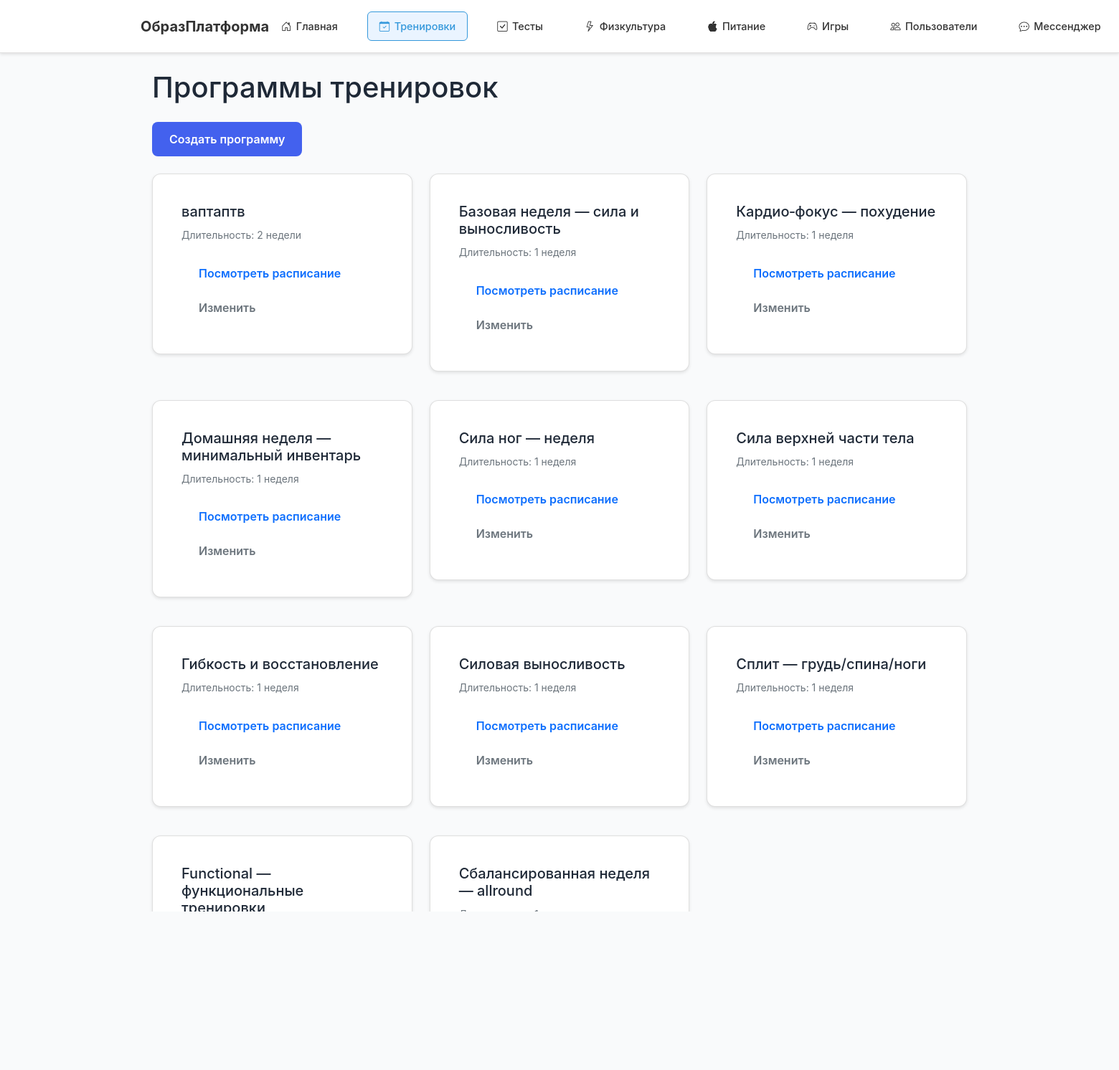
/training-programs (signed in), run on the app's committed database.
### models.py (models this page shows)
class TrainingProgram(db.Model):
    id = db.Column(db.Integer, primary_key=True)
    user_id = db.Column(db.Integer, db.ForeignKey('user.id'), nullable=False)
    title = db.Column(db.String(200), nullable=False)
    duration = db.Column(db.String(50), nullable=False)  # week, month
    schedule = db.Column(db.Text, nullable=False)  # JSON с расписанием
    created_at = db.Column(db.DateTime, default=datetime.utcnow)

### app.py (the view, shortened to what this page needs)
@app.route('/training-programs')
@login_required
def training_programs():
    def ensure_default_programs(user):
        existing = TrainingProgram.query.filter_by(user_id=user.id).count()
        if existing >= 10:
            return
    ensure_default_programs(current_user)
    programs = TrainingProgram.query.filter_by(user_id=current_user.id).order_by(TrainingProgram.created_at.desc()).all()
    return render_template('training_programs.html', programs=programs)

### app.py (called while the page is built)
@login_manager.user_loader
def load_user(user_id):
    return User.query.get(int(user_id))

### models.py (called while the page is built)
    def is_teacher(self):
        return self.role == 'teacher'

### templates/training_programs.html (shortened to what this page needs)
{% extends "base.html" %}
{% block content %}
<div class="container mt-4">
    <h1>Программы тренировок</h1>
    <div class="row mt-4">
        <div class="col-md-12 mb-4">
            <button class="btn btn-primary" data-bs-toggle="modal" data-bs-target="#createProgramModal">Создать программу</button>
        </div>
        <div class="col-md-12">
            <div class="row">
                {% for program in programs %}
                <div class="col-md-4 mb-4">
                    <div class="card">
                        <div class="card-body">
                            <h5 class="card-title">{{ program.title }}</h5>
                            <p class="card-text">
                                <small class="text-muted">Длительность: {{ program.duration }}</small>
                            </p>
                            <a href="#" class="btn btn-outline-primary btn-sm" data-schedule='{{ program.schedule|safe }}' onclick="viewSchedule(this.dataset.schedule)">
                                Посмотреть расписание
                            </a>
                            <button class="btn btn-outline-secondary btn-sm"
                                data-program-id="{{ program.id }}"
                                data-title="{{ program.title|e }}"
                                data-duration="{{ program.duration|e }}"
                                data-schedule='{{ program.schedule|safe }}'
                                onclick='openEditModalFromButton(this)'>Изменить</button>
                        </div>
                    </div>
                </div>
                {% endfor %}
            </div>
        </div>
    </div>
</div>
{% endblock %}

### static/css/style.css (style rules this page uses)
:root { --primary: #4361ee; --primary-dark: #3730a3; --success: #10b981; --danger: #ef4444; --text: #1f2937; --text-light: #6b7280; --bg: #f9fafb; --white: #ffffff; --border: #e5e7eb; }
* { margin: 0; padding: 0; box-sizing: border-box; }
body { font-family: -apple-system, BlinkMacSystemFont, 'Segoe UI', sans-serif; background: var(--bg); color: var(--text); line-height: 1.6; }
.container { max-width: 1200px; margin: 1rem auto; padding: 0 1rem; }
.card { background: var(--white); border-radius: 12px; padding: 1.5rem; box-shadow: 0 1px 3px rgba(0,0,0,0.1); margin-bottom: 1rem; }
.btn { padding: 0.75rem 1.5rem; font-size: 1rem; font-weight: 600; border: none; border-radius: 8px; cursor: pointer; transition: all 0.2s; text-decoration: none; display: inline-block; }
.btn-primary { background: var(--primary); color: white; }

### static/css/sections.css (style rules this page uses)
.card { box-shadow: 0 2px 4px rgba(0, 0, 0, 0.1); transition: transform 0.2s; }

### data on the page
TrainingProgram: title "ваптаптв", duration "2 недели"
TrainingProgram: title "Базовая неделя — сила и выносливость", duration "1 неделя"
TrainingProgram: title "Кардио‑фокус — похудение", duration "1 неделя"
TrainingProgram: title "Домашняя неделя — минимальный инвентарь", duration "1 неделя"
TrainingProgram: title "Сила ног — неделя", duration "1 неделя"
TrainingProgram: title "Сила верхней части тела", duration "1 неделя"
TrainingProgram: title "Гибкость и восстановление", duration "1 неделя"
TrainingProgram: title "Силовая выносливость", duration "1 неделя"
TrainingProgram: title "Сплит — грудь/спина/ноги", duration "1 неделя"
TrainingProgram: title "Functional — функциональные тренировки"
TrainingProgram: title "Сбалансированная неделя — allround", duration "1 неделя"
